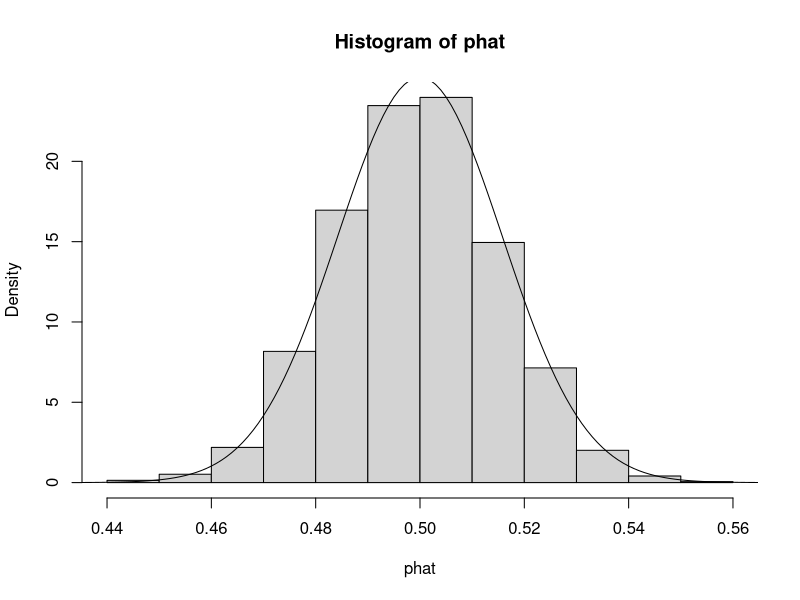

The R script that drew this image:
library(tidyverse)

# Ejercicio 4 ####
Nrep <- 10000
n <- 1000
p <- 0.5

phat <- rep(NA, Nrep)
S2 <- rep(NA, Nrep)
for (i in 1:Nrep) {
  x <- rbinom(size = 1, n = n, p = p)
  phat[i] <- mean(x)
  S2[i] <- var(x)
}

hist(phat, freq = FALSE)
x <- seq(0.3, 0.8, .001)
y <- dnorm(x=x, mean = p, sd = sqrt(mean(S2)/n))
lines(x,y)
